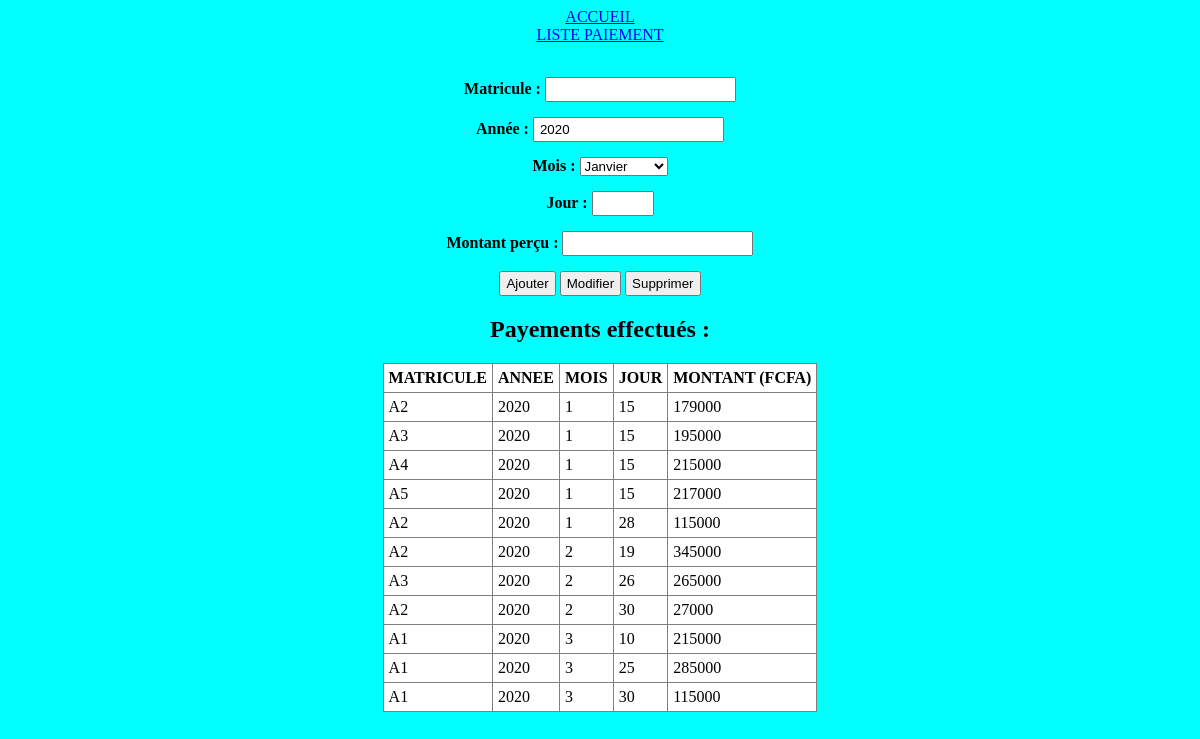
The app's page /salaire/paie.php with its own data.
### tables this page shows
CREATE TABLE IF NOT EXISTS `payement` (
  `annee` smallint(6) NOT NULL,
  `mois` smallint(6) NOT NULL,
  `jour` smallint(6) NOT NULL,
  `idsal` varchar(20) NOT NULL,
  `m_percu` int(11) NOT NULL,
  PRIMARY KEY (`annee`,`mois`,`jour`,`idsal`),
  KEY `fk1` (`idsal`)
);

### salaire/paie.php (the view, shortened to what this page needs)
<?php
$servername = "localhost";
$username = "root";
$password = "";
$dbname = "dbpaie";
$conn = mysqli_connect($servername, $username, $password, $dbname);
?>
<?php
$mat=@$_POST['matricule'];
$mat=htmlspecialchars($mat);
$jour=@$_POST['jour'];
$mp=@$_POST['mp'];
?>
<!DOCTYPE html>
<html>
<head>
		<link rel="stylesheet" type="text/css" href="lestyle.css">
</head>
<body>
	<div align="center">
	<a href="index.php">ACCUEIL</a><br>
		<a href="listepaie.php">LISTE PAIEMENT</a><br><br>
	<form action="" method="POST">
	<label><b>Matricule :</b></label>
	<input type="text" name="matricule" value="<?php print"$mat";?>"><br>
	<label><b>Année :</b></label>
	<input type="number" name="annee" value="2020" min="1900"><br>
		<label ><b>Mois :</b></label>
	<select name="mois" id="mois"  >
         <option  value="1">Janvier</option>
     </select><br >
     <label ><b>Jour :</b></label>
		<input type="number" name="jour" value="<?php print"$jour";?>" max="31" min="1"><br>
	<label><b>Montant perçu :</b></label>
	<input type="number" name="mp" value="<?php print"$mp";?>" min="0"><br>
	<input type="submit" name="bajout" value="Ajouter">
	<input type="submit" name="bmodif" value="Modifier">
	<input type="submit" name="bsupp" value="Supprimer">
	</form>
	<?php
	print'<h2>Payements effectués :</h2>';
	     $rq=mysqli_query($conn,"select * from payement ");
	print'<table border="1" class="tab"><tr><th>MATRICULE</th><th>ANNEE</th><th>MOIS</th>
	<th>JOUR</th><th>MONTANT (FCFA)</th></tr>';
	     while($rst=mysqli_fetch_assoc($rq)){
	         print"<tr>";
	         echo"<td>".$rst['idsal']."</td>";
	         echo"<td>".$rst['annee']."</td>";
	         echo"<td>".$rst['mois']."</td>";
	         echo"<td>".$rst['jour']."</td>";
	         echo"<td>".$rst['m_percu']."</td>";
	         print"</tr>";
	     }
	   print'</table>';
	?>
	</div>
</body>
</html>

### salaire/lestyle.css (style rules this page uses)
body { background-color: aqua; }
label { margin-top: 10px; }
input { padding: 3px 5px; margin-top:15px; }
.tab th,td { background-color: white; padding: 5px; }
.tab { border-collapse: collapse; }
select { margin-top:15px; }

### records on screen
payement: idsal "A2", annee "2020", mois "1", jour "15", m_percu "179000"
payement: idsal "A3", annee "2020", mois "1", jour "15", m_percu "195000"
payement: idsal "A4", annee "2020", mois "1", jour "15", m_percu "215000"
payement: idsal "A5", annee "2020", mois "1", jour "15", m_percu "217000"
payement: idsal "A2", annee "2020", mois "1", jour "28", m_percu "115000"
payement: idsal "A2", annee "2020", mois "2", jour "19", m_percu "345000"
payement: idsal "A3", annee "2020", mois "2", jour "26", m_percu "265000"
payement: idsal "A2", annee "2020", mois "2", jour "30", m_percu "27000"
payement: idsal "A1", annee "2020", mois "3", jour "10", m_percu "215000"
payement: idsal "A1", annee "2020", mois "3", jour "25", m_percu "285000"
payement: idsal "A1", annee "2020", mois "3", jour "30", m_percu "115000"
